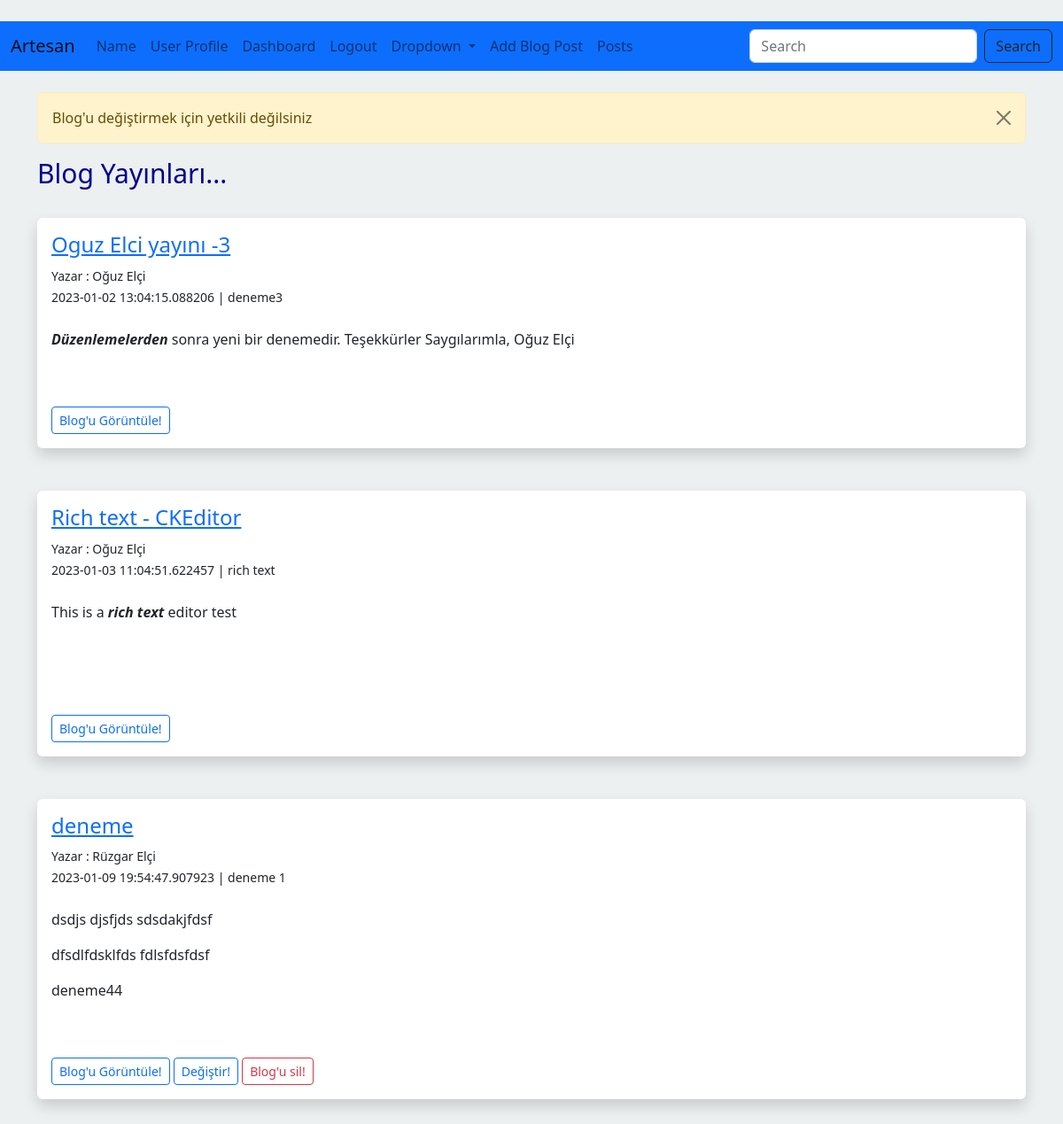
Page /posts/edit/1 (signed in) on the committed database.
### app.py (models this page shows, shortened)
class Posts(db.Model):
    __tablename__='posts'
    id=db.Column(db.Integer, primary_key=True)
    title=db.Column(db.String(255))
    content=db.Column(db.Text)
    date_posted=db.Column(db.DateTime, default=datetime.utcnow() + timedelta(hours=3))
    slug=db.Column(db.String(255))
    poster_id=db.Column(db.Integer, db.ForeignKey('personel.id'))

class Personel(db.Model, UserMixin):
    __tablename__='personel'
    id = db.Column(db.Integer, primary_key=True)
    username=db.Column(db.String(20), nullable=False, unique=True)
    name = db.Column(db.String(200), nullable=False)
    email = db.Column(db.String(120), nullable=False, unique=True)
    favourite_color=db.Column(db.String(120))
    about_author = db.Column(db.Text(), nullable=True) #Postgres'e geçmek için Text character sayısını (500) kaldırdım!
    date_added = db.Column(db.DateTime, default=datetime.utcnow() + timedelta(hours=3))
    profile_pic=db.Column(db.String(), nullable=True)
    password_hash=db.Column(db.String(128))
    posts=db.relationship('Posts', backref='poster')
    @property
    def password(self):
        raise AttributeError('Şifre okunabilir değil!')

### app.py (the view, shortened to what this page needs)
@app.route('/posts/edit/<int:id>', methods=['GET','POST'])
@login_required
def edit_post(id):
    post=Posts.query.get_or_404(id)
    form=PostForm()
    if current_user.id==post.poster_id or current_user.id==1:
        form.title.data=post.title
        form.slug.data=post.slug
        form.content.data=post.content
        return render_template('edit_post.html', form=form)
    else:
        flash("Blog'u değiştirmek için yetkili değilsiniz")
        posts = Posts.query.order_by(Posts.date_posted)
        return render_template('posts.html', posts=posts)

### webforms.py
class PostForm(FlaskForm):
    title=StringField("Başlık",validators=[DataRequired()])
    content = CKEditorField('İçerik', validators=[DataRequired()])
    slug=StringField("Slug",validators=[DataRequired()])
    submit=SubmitField("Yolla")

class SearchForm(FlaskForm):
    searched=StringField('Aranan', validators=[DataRequired()])
    submit=SubmitField('Yolla')

### app.py (called while the page is built)
@login_manager.user_loader
def load_user(user_id):
    return Personel.query.get(int(user_id))

@app.context_processor
def base():
    form=SearchForm()
    return dict(form=form)

### templates/posts.html
{% extends "base.html" %}
{% block content %}
{% for message in get_flashed_messages() %}
    <div class="alert alert-warning alert-dismissible fade show" role="alert">
    {{message}}
    <button type="button" class="btn-close" data-bs-dismiss="alert" aria-label="Close"></button>
    </div>
{% endfor %}
<h1>Blog Yayınları...</h1>
<br/>
{% for post in posts %}
<div class="shadow p-3 mb-5 bg-body rounded">
    <h4><a href="{{ url_for('post', id=post.id) }}">{{post.title}}</a></h4>
    <small>Yazar : {{post.poster.name}}<br/>
        {{post.date_posted}} | {{post.slug}}</small><br/><br/>
    {{post.content|safe}}<br/><br/>
    <a href="{{ url_for('post', id=post.id) }}"class="btn btn-outline-primary btn-sm">Blog'u Görüntüle!</a>
    {%if post.poster_id==current_user.id or current_user.id==1%}
    <a href="{{ url_for('edit_post', id=post.id) }}"class="btn btn-outline-primary btn-sm">Değiştir!</a>
    <a href="{{ url_for('delete_post', id=post.id) }}"class="btn btn-outline-danger btn-sm">Blog'u sil!</a>
    {%endif%}
</div>
{% endfor %}
{% endblock %}

### static/css/style.css (style rules this page uses)
h1 { color:darkblue; font-size:30px }
body { background: #ECF0F1 }

### rows in the picture
Posts: title "Oguz Elci yayını -3", poster.name "Oğuz Elçi", date_posted "2023-01-02 13:04:15.088206", slug "deneme3", content "Düzenlemelerden sonra yeni bir denemedir. Teşekkürler Saygılarımla, Oğuz Elçi"
Posts: title "Rich text - CKEditor", poster.name "Oğuz Elçi", date_posted "2023-01-03 11:04:51.622457", slug "rich text", content "This is a rich text editor test"
Posts: title "deneme", poster.name "Rüzgar Elçi", date_posted "2023-01-09 19:54:47.907923", slug "deneme 1", content "dsdjs djsfjds sdsdakjfdsf dfsdlfdsklfds fdlsfdsfdsf deneme44"

### other values in the picture
{{ message }} "Blog'u değiştirmek için yetkili değilsiniz"
